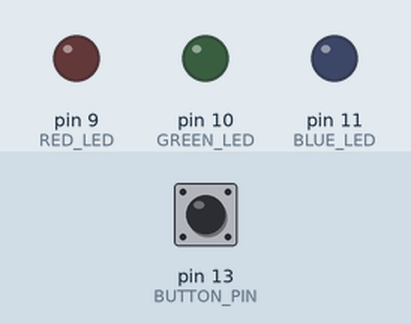
Recording of a sketch running on a simulated Arduino Uno, built with avr-gcc and run on an emulated ATmega328P. On the bench: output pins drawn as LEDs (lit = HIGH). Dashed ring = blinking. The inputs (shaded band) are chosen by the test bench; at power-on: pin 13 (BUTTON_PIN) LOW. Random numbers use the default seed unless the sketch sets one; what the sketch prints to the serial monitor is not drawn.

Above: at 1.2 s.
1.3 s: pin 13 (BUTTON_PIN) pulled HIGH for 0.15 s
At 1.45 s:
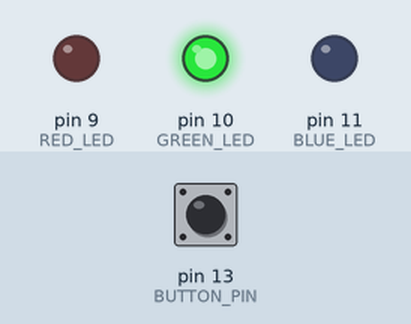
3.0 s: pin 13 (BUTTON_PIN) pulled HIGH for 1 s
At 3.35 s:
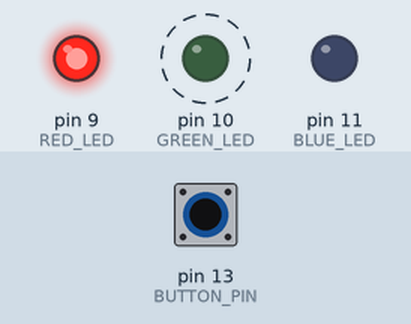
6.0 s: pin 13 (BUTTON_PIN) driven HIGH
At 7.05 s:
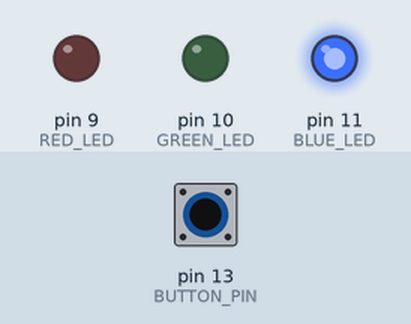
9.0 s: pin 13 (BUTTON_PIN) driven LOW
10.5 s: pin 13 (BUTTON_PIN) pulsed HIGH 2 times (0.12 s each, 0.3 s apart)
At 10.85 s:
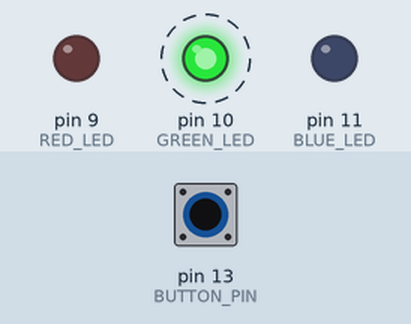
Timing chart, 0 to 13.5 s (numbered marks = the images above; inputs shaded):
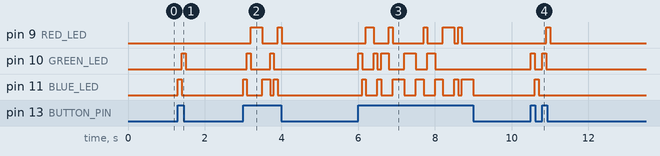

The sketch:

test1.ino
```cpp
const int RED_LED = 9;
const int GREEN_LED = 10;
const int BLUE_LED = 11;

const int BUTTON_PIN = 13;

#define ON HIGH
#define OFF LOW
#define DEPRESSED HIGH

void setup() {
  Serial.begin(9600);

  pinMode(RED_LED, OUTPUT);
  pinMode(GREEN_LED, OUTPUT);
  pinMode(BLUE_LED, OUTPUT);
  turnOffAllLEDs();

  pinMode(BUTTON_PIN, INPUT);

  randomSeed(analogRead(0));
}

int state = 0;

void loop() {
  state = digitalRead(BUTTON_PIN);

  if (state == HIGH) {
    digitalWrite(randLED(), ON);
    delay(100);
    turnOffAllLEDs();
  } else {
    turnOffAllLEDs();
  }
}

int randLED() {
  int x = random(0, 3);
  if (x == 0) {
    Serial.print('r');
    return RED_LED;
  } else if (x == 1) {
    Serial.print('g');
    return GREEN_LED;
  } else {
    Serial.print('b');
    return BLUE_LED;
  }
}

void turnOffAllLEDs() {
    digitalWrite(RED_LED, OFF);
    digitalWrite(GREEN_LED, OFF);
    digitalWrite(BLUE_LED, OFF);
}
```

Measured:
- after the input at 1.3 s, pin 10 (GREEN_LED): LOW → HIGH after 0.10 s, → LOW 0.10 s later; pin 11 (BLUE_LED): LOW → HIGH at once, → LOW 0.10 s later
- after the input at 3.0 s, pin 9 (RED_LED): LOW → HIGH after 0.20 s, → LOW 0.30 s later, → HIGH 0.40 s later, → LOW 0.10 s later; pin 10 (GREEN_LED): alternates HIGH for 0.10 s and LOW for 0.50 s, 4 changes in all, then stays LOW, starting after 0.10 s
- after the input at 6.0 s, pin 9 (RED_LED): LOW → HIGH after 0.20 s, → LOW 0.20 s later, → HIGH 0.40 s later, → LOW 0.10 s later, … (10 changes in this stretch); pin 10 (GREEN_LED): LOW → HIGH at once, → LOW 0.10 s later, → HIGH 0.30 s later, → LOW 0.10 s later, … (10 changes in this stretch)
- after the input at 10.5 s, pin 9 (RED_LED): LOW → HIGH after 0.40 s, → LOW 0.10 s later; pin 10 (GREEN_LED): alternates HIGH for 0.10 s and LOW for 0.20 s, 4 changes in all, then stays LOW, starting at once; pin 11 (BLUE_LED): LOW → HIGH after 0.10 s, → LOW 0.10 s later
